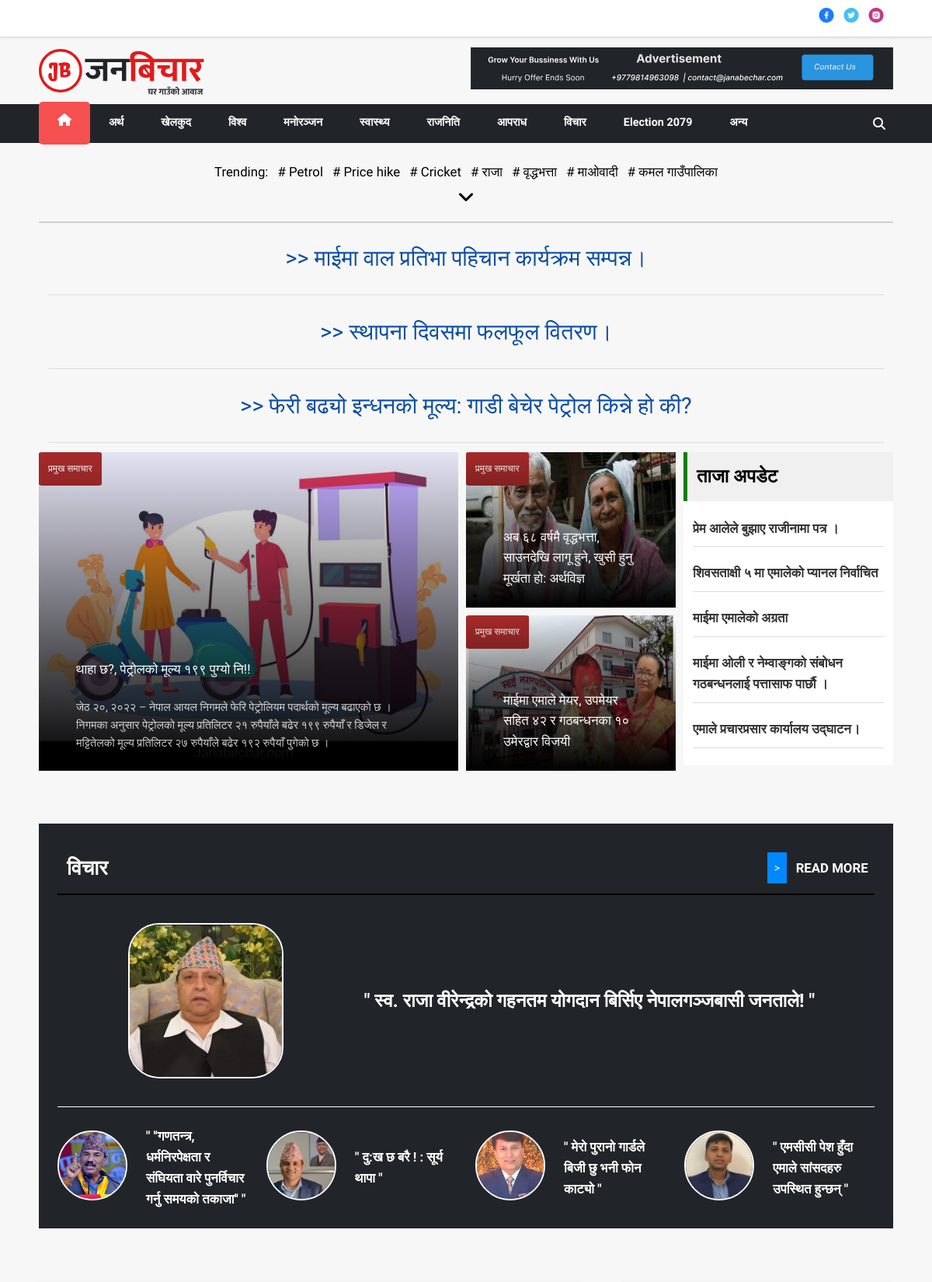
The page / (upper part) on the database its author committed.
### news/models.py (models this page shows, shortened)
class Category(models.Model):
    title = models.CharField(max_length=200, blank=True, null=True)
    name = models.CharField(max_length=200)

class Tag(models.Model):
    name = models.CharField(max_length=200)
    created_at = models.DateTimeField(auto_now_add=True)

class News(models.Model):
    title = models.CharField(max_length=500)
    is_highlighted = models.BooleanField(default=False)
    is_main = models.BooleanField(default=False)
    category = models.ForeignKey(
        Category, on_delete=models.CASCADE, related_name='cat')
    tag = models.ManyToManyField(
        Tag, blank=True, related_name='tag')
    description = models.TextField(blank=True, null=True)
    content = RichTextUploadingField(blank=True, null=True)
    image = models.ImageField(blank=True, upload_to=get_obs_upload_path())
    published_at = models.DateTimeField()
    updated_at = models.DateTimeField(auto_now=True)
    class Meta:
        verbose_name_plural = 'News'

### news/views.py (the view)
# urls.py: 2. Add a URL to urlpatterns:  path('', views.home, name='home')
def home(request):
    npdate = TodayBS()
    items = {}
    recent_update = []
    categoriess = Category.objects.all()
    for category in categoriess:
        items[category.title] = list(
            category.cat.order_by('-published_at').all()[0:6])
        recent_update.append(
            list(category.cat.order_by('-published_at').all()[0:1]))
    news = News.objects.all()[0:4]
    tags = Tag.objects.order_by('-created_at')
    categories = Category.objects.exclude(title='more')
    mainNews = News.objects.filter(is_main=True).order_by('-published_at')[0:3]
    recent_update = News.objects.filter(
        is_main=False, is_highlighted=False).order_by('-published_at')[0:5]
    highlighted = News.objects.filter(
        is_highlighted=True, is_main=False).order_by('-published_at')[0:3]
    page = 'home'
    context = {
        'npdate': npdate,
        'page': page,
        'items': items,
        'tags': tags,
        'news': news,
        'categories': categories,
        'mainNews': mainNews,
        'recent_update': recent_update,
        'highlighted': highlighted,
    }
    return render(request, 'home.html', context)

### news/utils.py (called while the page is built)
def TodayBS():
    today = datetime.now()
    date = convert_AD_to_BS(today.year, today.month, today.day)
    ne_date = bsdate(date[0], date[1], date[2])
    return ne_date.strftime("%B %d %Y,%A", lang='ne')

### templates/home.html (shortened to what this page needs)
{% extends "base.html" %}
{%load static %}
    {% block content %}
    <div class="column gap-1 gap-1 pad-1 ai-center my-container center ">
        {% include 'include/high-light.html'%}
    </div>
    <div class="main-news-container ph-2">
        <div class="main-news my-container mob-grid">
            <div class="first-container stack overflow-hide pointer" onclick="onClickNews('{{mainNews.0.id}}')">
                <img class="img-cover-center image-hover" src="{{mainNews.0.image.url}}" alt="">
                <p class="stack-child left-0 top-0   pad-1 br-5 bg-brown lef-10 text-white">प्रमुख समाचार</p>
                <div class="position-bottom pl-4 pr-4 pb-2 pad-1 ">
                    <p class=" fs-1-4 line-limit-3 txt-color-white">{{mainNews.0.title}} </p>
                    <div class="fs-1-2 text-white opa-0-8 pt-2 lh-1">{{mainNews.0.description|safe }}</div>
                </div>
            </div>
            <div class="box2 stack overflow-hide pointer" onclick="onClickNews('{{mainNews.1.id}}')">
                <img class="img-cover-center image-hover" src="{{mainNews.1.image.url}}" alt="">
                <p class="stack-child left-0 top-0   pad-1 br-5 bg-brown lef-10 text-white">प्रमुख समाचार</p>
                <div class="position-bottom pl-4 pr-4 pb-2 pad-1 ">
                    <p class="line-limit-3 txt-color-white fs-1-4  lh-1">{{mainNews.1.title}}</p>
                </div>
            </div>
            <div class="box3 stack overflow-hide pointer" onclick="onClickNews('{{mainNews.2.id}}')">
                <img class="img-cover-center image-hover" src="{{mainNews.2.image.url}}" alt="">
                <p class="stack-child left-0 top-0   pad-1 br-5 bg-brown lef-10 text-white">प्रमुख समाचार</p>
                <div class="position-bottom pl-4 pr-4 pb-2 pad-1 ">
                    <p class="line-limit-3 txt-color-white fs-1-4  lh-1"> {{mainNews.2.title}}</p>
                </div>
            </div>
            <div class="box1">
                {% include 'include/recent-update.html' %}
            </div>
        </div>
    </div>
    {% include 'include/opinion.html' %}
    <div class="row sb my-container res-grid grid-cols-2fr-1fr gap-4 mob-grid pb-2 pt-4">
        </div>
        {%endblock%}

### templates/include/header.html (shortened to what this page needs)
{% load static%}
<div class="expanded-w h-48 center border-bottom-1-gray box-white">
    <div class="row sb ai-center my-container pl-1 pr-1">
        <div class="row gap-1 center">
            <a href="#"> <img class="h-20" src="{% static 'media/Facebook.png' %}" alt=""></a>
            <a href="#"> <img class="h-20" src="{% static 'media/Twitter.png' %}" alt=""></a>
            <a href="#"> <img class="h-20" src="{% static 'media/Instagram.png' %}" alt=""></a>
        </div>
    </div>
</div>
<div class="my-container pv-0-5">
    <div class="grid-column-2-1fr mob-grid center gap-1">
        <div class="expanded-w center-800">
            <img class="cover expanded-40 pointer" onclick="redirectHome()"
                src="{% static 'media/logo/janabechar.svg' %}" alt="">
        </div>
        <div class="">
            <img class="cover expanded-w" src="{% static 'media/banner/banner.svg' %}" alt="">
        </div>
    </div>
</div>
<div class="nav-wrapper expanded-w bg-lightblack" id="nav-wrapper">
    <div class="container my-container ">
        <div class="menu-items fs-1-2" id="menu-items">
            {% if page == 'home' %}
            <a class="nav-link active text-white" href="{% url 'home' %}"> <i class="fa fa-home"
                    aria-hidden="true"></i></a>
            {% else %}
            <a class="nav-link" href="{% url 'home' %}"> <i class="fa fa-home" aria-hidden="true"></i></a>
            {% endif %}
            {% for category in categories %}
            {% if page == category.title %}
            <a class="nav-link active text-white" href="{% url 'category' title=category.title %}">{{category.name}}</a>
            {% else %}
            <a class="nav-link" href="{% url 'category' title=category.title %}">{{category.name}}</a>
            {% endif %}
            {%endfor%}
            <a class="nav-link" href="{% url 'category' title='more' %}">अन्य</a>
        </div>
        <div class="column">
            <i class="fa fa-search padding-10 text-white pointer" id="search-icon" aria-hidden="true"
                onclick="showSearchInput()">
            </i>
        </div>
    </div>
</div>

### templates/include/trending.html (shortened to what this page needs)
{% load static%}
<div class="my-container pad-2 fs-1-4 center bxshadow pt-2 pb-1">
    <div class="row-wrapper gap-1">
        <p>Trending:</p>
        {% for tag in tags %} {% if forloop.counter < 8 %} <a href="{% url 'tag' name=tag.name %}"># {{tag.name}}</a>
            {% endif %}
            {% endfor %}
    </div>
    <div class=" fw-bold">
        <p id="show-tag" class="pointer fs-2" onclick="showtages()">
            <i class="fa fa-angle-down" aria-hidden="true"></i>
        </p>
    </div>
</div>

### templates/include/high-light.html
{% load static %}
{% for news in highlighted %}
<div class="fs-2-4 fw-500 text-0c4da1 border-bottom-1-gray pb-2 pt-1 expanded-w text-center">
    <a class="" href="{% url 'news' id=news.id  %}">>> {{news.title}}</a>
</div>
{%endfor%}

### templates/include/recent-update.html
<div>
    <h2 class="box-header bg-lowgray pad-1 fw-bold fs-2 text-black">ताजा अपडेट</h2>
    <ul class="list-none-style divider font-weight-700 fs-1-4 bg-white pad-1">
        {% for recent in recent_update %}
        <li> <a class="lh-1" href="{% url 'news' id=recent.id  %}">{{recent.title}}</a></li>
        {%endfor%}
    </ul>
</div>

### templates/include/opinion.html
<div class="my-container pt-4 pb-2">
    <div class="bg-lightblack pad-2">
        <div class="row sb expanded   border-style ai-center">
            <div class="fs-2-2 fw-bold pad-1 text-white">विचार</div>
            <a class="row gap-1 ai-center hover-0088FF" href="{% url 'category' title='opinion'%}">
                <div class="pad-0-7 bg-0088FF text-white fs-1-2">></div>
                <div class="fs-1-4 fw-bold pr-0-7 text-white"> READ MORE</div>
            </a>
        </div>
        <div class="column expanded stack pt-1 pb-1">
            <div class="grid-cols-1fr-2fr mob-grid ai-center center pad-2">
                <div class=" overflow-hide pointer stack center" onclick="onClickNews('{{items.opinion.0.id}}')">
                    <img class="img-cover-center cover  br-20 h-200 w-200 border-white "
                        src="{{items.opinion.0.image.url}}" alt="">
                </div>
                <div class="column gap-1 pad-3 text-white">
                    <a href="{% url 'news' id=items.opinion.0.id %}"
                        class="line-limit-3 text-white padding-bottom-10 fs-2 fw-bold">"
                        {{items.opinion.0.title}} "</a>
                </div>
            </div>
        </div>
        <hr width="100%" color="white" size="1">
        <div class="mob-grid grid-column-4-1fr pt-2 gap-2 expanded text-white">
            {% for news in items.opinion %}
            {% if forloop.first %}
            {% elif forloop.last %}
            {%else%}
            <div class=" row  ai-center gap-2">
                <div class=" pointer" onclick="onClickNews('{{news.id}}')">
                    <img class="img-cover-center cover  br-50  h-90 w-90  border-white  " src="{{news.image.url}}"
                        alt="">
                </div>
                <div class="column  gap-">
                    <a class="fs-1-4 fw-bold text-white" href="{% url 'news' id=news.id %}">" {{news.title}} "
                    </a>
                </div>
            </div>
            {% endif %}
            {% endfor %}
        </div>
    </div>
</div>

### static/css/style.css (style rules this page uses)
* { margin-left: 10px; margin: 0; padding: 0; box-sizing: border-box; }
html { font-family: Mukta !important; font-size: 12px; scroll-behavior: smooth; line-height: 1.6 !important; }
body { font-family: Mukta; display: flex; flex-direction: column; justify-content: center; align-items: center; max-width: 100%; overflow-x: hidden; background-color: #f7f7f7; }
a { text-decoration: none; }
a, a:visited, a:hover, a:active { color: inherit; }
.nav-wrapper { height: 50px; display: flex; justify-content: center; }
.nav-wrapper .container { display: flex; gap: 20px; justify-content: space-between; align-items: center; }
.nav-wrapper .fa { font-size: 16px; overflow: hidden; }
.menu-items { display: flex; flex-direction: row; color: white; justify-content: space-between; align-items: center; }
.nav-wrapper .nav-link { text-align: center; font-weight: bold; padding: 15px 24px !important; display: block; }
.nav-wrapper .nav-link.active { background-color: #f65050; border-radius: 5px; }
.nav-wrapper .nav-link::after { content: ""; width: 0%; height: 2px; background-color: white; display: block; margin: auto; transition: 0.5s; }
.bxshadow { box-shadow: rgba(0, 0, 0, 0.16) 0px 2px 0px; }
.main-news-container { width: 100vw; background: #f7f7f7; display: flex; justify-content: center; align-items: center; padding-bottom: 20px; }
.main-news { max-width: 1200px; display: grid; background: #f7f7f7; grid-template-rows: repeat(2, 200px); grid-template-columns: 2fr 1fr 1fr; gap: 10px; }
.main-news .box1 { grid-column: 3/3; grid-row: 1/-1; }
.main-news .first-container { grid-row: 1/-1; }
.img-cover-center { width: 100%; height: 100%; background-size: cover; background-position: center; }
.list-none-style { list-style: none; }
.list-none-style li { padding-top: 10px; margin: 0 0 10px 0; font-family: Mukta; color: #333; }
.list-none-style li a { color: #333; }
.txt-color-white { color: white; }
.stack { position: relative; }
.stack-child { position: absolute; }
.expanded { width: 100%; height: 100%; }
.line-limit-3 { overflow: hidden; text-overflow: ellipsis; display: -webkit-box; -webkit-line-clamp: 3; -webkit-box-orient: vertical; }
.padding-10 { padding: 10px; }
.position-bottom { position: absolute; bottom: 0; left: 0; right: 0; }
.lef-10 { left: 5px; }
.left-0 { left: 0; }
.top-0 { top: 0; }
.divider li { padding-bottom: 10px; border-bottom: 1px solid #ddd; }
.font-weight-700 { font-weight: 700; }
.border-style { border-bottom: 2px solid black; }
.box-header { background: #f0f0f0; border-left: green 5px solid; padding: 0.5rem; }
.hover-0088FF { background-color: none; }
.lh-1 { line-height: 1.6; }
.overflow-hide { overflow: hidden; }
.text-center { text-align: center; }
.border-bottom-1-gray { border-bottom: 1px solid #ddd; }
.pointer { cursor: pointer; }
.box-white { background-color: white; box-shadow: rgba(0, 0, 0, 0.1) 0px 0px 5px 0px, rgba(0, 0, 0, 0.1) 0px 0px 1px 0px; }
.center-800 { display: flex; }

### static/css/size.css (style rules this page uses)
.my-container { width: 100vw; max-width: 1200px; }
@media screen and (max-width: 1280px) { .my-container { max-width: 1100px; } }
@media screen and (max-width: 1200px) { .my-container { max-width: 1100px; } }
.center { display: flex; flex-direction: column; justify-content: center; align-items: center; }
.expanded { height: 100%; width: 100%; }
.expanded-w { width: 100%; }
.expanded-40 { width: 40%; }
.h-20 { height: 20px; }
.h-48 { height: 48px; }
.h-90 { height: 90px; }
.h-200 { height: 200px; }
.w-90 { width: 90px; }
.w-200 { width: 200px; }

### static/css/layout-style.css (style rules this page uses)
.row { display: flex; flex-direction: row; }
.row-wrapper { display: flex; flex-wrap: wrap; align-items: center; }
.row.sb { justify-content: space-between; }
.ai-center { align-items: center; }
.gap-1 { gap: 1rem; }
.column { display: flex; flex-direction: column; }
.res-grid { display: grid; }
.mob-grid { display: grid; }
.grid-column-2-1fr { grid-template-columns: repeat(2, 1fr); }
.grid-column-4-1fr { grid-template-columns: repeat(4, 1fr); }
.grid-cols-2fr-1fr { grid-template-columns: 2fr 1fr; }
.grid-cols-1fr-2fr { grid-template-columns: 1fr 2fr; }
.cover { object-fit: cover; }
.gap-2 { gap: 2rem; }
.gap-4 { gap: 4rem; }

### static/css/background-style.css (style rules this page uses)
.bg-lightblack { background-color: #212529; }
.bg-white { background-color: #ffffff; }
.bg-brown { background-color: #a52a2a; }
.bg-0088FF { background-color: #0088ff; }

### static/css/border-style.css (style rules this page uses)
.border-white { border: 2px solid white; }

### rows shown on the page
Category: name "अर्थ"
Category: name "खेलकुद"
Category: name "विश्व"
Category: name "मनोरञ्जन"
Category: name "स्वास्थ्य"
Category: name "राजनिति"
Category: name "आपराध"
Category: name "विचार"
Category: name "Election 2079"
Tag: name "Petrol"
Tag: name "Price hike"
Tag: name "Cricket"
Tag: name "राजा"
Tag: name "वृद्धभत्ता"
Tag: name "माओवादी"
Tag: name "कमल गाउँपालिका"
News: title "माईमा वाल प्रतिभा पहिचान कार्यक्रम सम्पन्न।"
News: title "स्थापना दिवसमा फलफूल वितरण।"
News: title "फेरी बढ्यो इन्धनको मूल्य: गाडी बेचेर पेट्रोल किन्ने हो की?"
News: image (picture), title "थाहा छ?, पेट्रोलको मूल्य १९९ पुग्यो नि!!", description "जेठ २०, २०२२ – नेपाल आयल निगमले फेरि पेट्रोलियम पदार्थको मूल्य बढाएको छ । निगमका अनुसार पेट्रोलको मूल्य प्रतिलिटर २१ रुपैयाँले बढेर १९९ रुपैयाँ र डिजेल र मट्टितेलको मूल्य प्रतिलिटर २७ रुपैयाँले बढेर १९२ रुपैयाँ पुगेको छ ।"
News: image (picture), title "अब ६८ वर्षमै वृद्धभत्ता‚ साउनदेखि लागू हुने, खुसी हुनु मूर्खता हो: अर्थविज्ञ"
News: image (picture), title "माईमा एमाले मेयर, उपमेयर सहित ४२ र गठबन्धनका १० उमेरद्वार विजयी"
News: title "प्रेम आलेले बुझाए राजीनामा पत्र ।"
News: title "शिवसताक्षी ५ मा एमालेको प्यानल निर्वाचित"
News: title "माईमा एमालेको अग्रता"
News: title "माईमा ओली र नेम्वाङ्गको संबोधन गठबन्धनलाई पत्तासाफ पार्छौ ।"
News: title "एमाले प्रचारप्रसार कार्यालय उद्घाटन।"
News: opinion.0.image (picture), opinion.0 "स्व. राजा वीरेन्द्रको गहनतम योगदान बिर्सिए नेपालगञ्जबासी जनताले!"
News: image (picture), title "''गणतन्त्र, धर्मनिरपेक्षता र संघियता वारे पुनर्विचार गर्नु समयको तकाजा''"
News: image (picture), title "दु:ख छ बरै ! : सूर्य थापा"
News: image (picture), title "मेरो पुरानो गार्डले बिजी छु भनी फोन काट्यो"
News: image (picture), title "एमसीसी पेश हुँदा एमाले सांसदहरु उपस्थित हुन्छन्"
